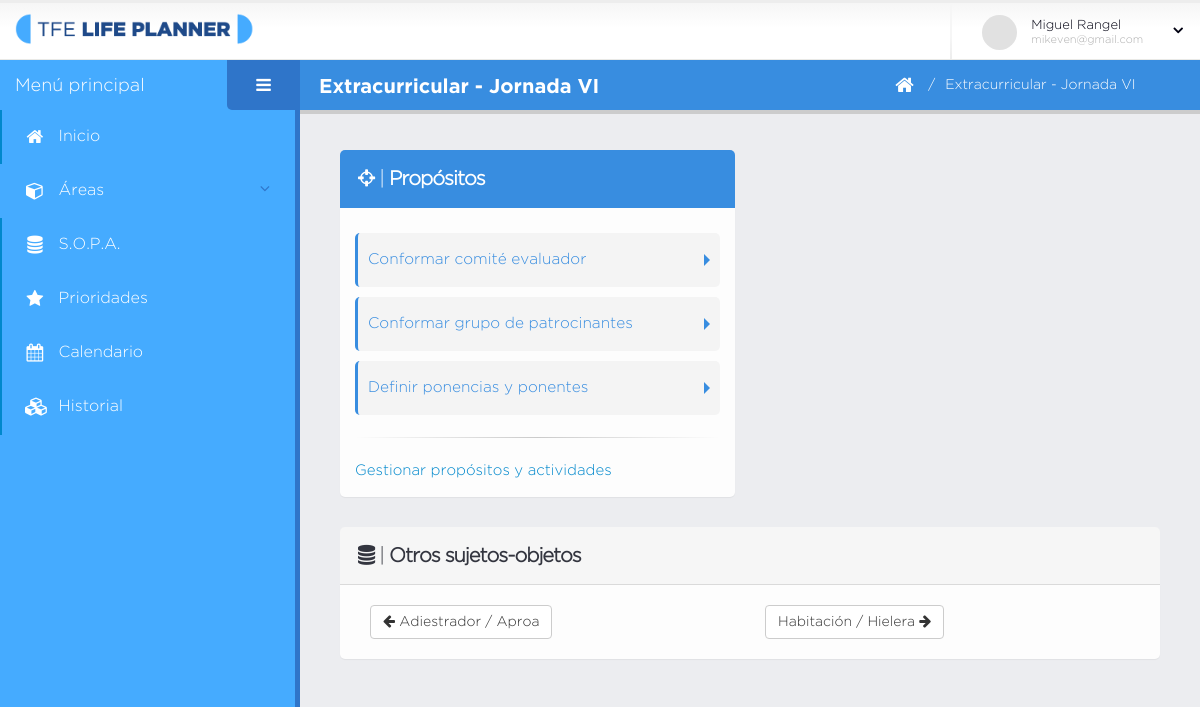
Page /actividad.php?ids=12&ido=13 (signed in) on the committed database.
### tables this page shows
CREATE TABLE `sujeto_objeto` (
  `id` int(11) NOT NULL,
  `sujeto_id` int(11) NOT NULL,
  `objeto_id` int(11) NOT NULL,
  `area_id` int(11) NOT NULL,
  `sesion_id` int(11) NOT NULL,
  `creado` datetime DEFAULT NULL
);

CREATE TABLE `sujeto` (
  `id` int(11) NOT NULL,
  `nombre` varchar(140) NOT NULL,
  `creado` datetime DEFAULT NULL,
  `modificado` datetime DEFAULT NULL,
  `usuario_id` int(11) NOT NULL
);

CREATE TABLE `objeto` (
  `id` int(11) NOT NULL,
  `nombre` varchar(140) NOT NULL,
  `creado` datetime DEFAULT NULL,
  `modificado` datetime DEFAULT NULL,
  `usuario_id` int(11) NOT NULL
);

CREATE TABLE `proposito` (
  `id` int(11) NOT NULL,
  `descripcion` varchar(250) NOT NULL,
  `creado` datetime DEFAULT NULL,
  `modificado` datetime DEFAULT NULL,
  `sujeto_objeto_id` int(11) NOT NULL
);

### database/data-sujeto-objeto.php (called while the page is built, shortened)
<?php
	function obtenerSujetoObjetoPorids( $dbh, $ids, $ido ){
		$q = "select so.id as id_so, s.id as idsujeto, s.nombre nsujeto, o.id as idobjeto,
		o.nombre as nobjeto from sujeto_objeto so, sujeto s, objeto o
		where s.id = so.sujeto_id and o.id = so.objeto_id and s.id = $ids and o.id = $ido";
		$data = mysqli_fetch_array( mysqli_query( $dbh, $q ) );
		return $data;
	}
?>

### database/data-proposito.php (called while the page is built, shortened)
<?php
	function obtenerPropositosSujetoObjeto( $dbh, $ids, $ido ){
		$q = "select p.id as id, p.descripcion as descripcion
		from proposito p, sujeto s, objeto o, sujeto_objeto so where p.sujeto_objeto_id = so.id
		and s.id = so.sujeto_id and o.id = so.objeto_id and s.id = $ids and o.id = $ido";
		return obtenerListaRegistros( mysqli_query( $dbh, $q ) );
	}
?>

### database/bd.php (called while the page is built, shortened)
<?php
	function obtenerListaRegistros( $data ){
		$lista_c = array();
		if( $data ){
			while( $c = mysqli_fetch_array( $data ) ){
				$lista_c[] = $c;
			}
		}
		return $lista_c;
	}
?>

### database/data-actividad.php (called while the page is built, shortened)
<?php
	function obtenerListaActividades( $dbh, $idp ){
		$q = "select * from actividad where proposito_id = $idp";
		return obtenerListaRegistros( mysqli_query( $dbh, $q ) );
	}
?>

### database/data-sopa.php (called while the page is built, shortened)
<?php
	function obtenerIndiceSOPAPorUsuario( $dbh, $idu ){
		$q = "select DISTINCT s.id, o.id, s.id as idsujeto, s.nombre nsujeto,
		o.id as idobjeto, o.nombre as nobjeto
		from sujeto_objeto so, sujeto s, objeto o, usuario u, sesion ss
		where s.id = so.sujeto_id and o.id = so.objeto_id and so.sesion_id = ss.id
		and ss.usuario_id = u.id and u.id = $idu order by nsujeto ASC, nobjeto ASC";
		return obtenerListaRegistros( mysqli_query( $dbh, $q ) );
	}
?>

### fn/fn-sujeto-objeto.php (called while the page is built)
<?php
  function obtenerSOAntSig( $lista, $ids, $ido ){
    $i = 0;
    $reg["ant"] = $reg["sig"] = NULL;
    foreach ( $lista  as $so ) {
      if( ( $so["idsujeto"] == $ids ) && ( $so["idobjeto"] == $ido ) ){
        if( isset( $lista[$i-1] ) )
          $reg["ant"] = $lista[$i-1];
        if( isset( $lista[$i+1] ) )
          $reg["sig"] = $lista[$i+1];
      }
      $i++;
    }
    return $reg;
  }
?>

### secciones/sopa/panel_propositos_so.php (the view, shortened to what this page needs)
<section class="panel panel-primary">
	<header class="panel-heading">
		<h2 class="panel-title">
			<i class="fa fa-crosshairs"></i> |
			<strong >Propósitos</strong>
		</h2>
	</header>
	<div class="panel-body">
		<div class="widget-summary">
			<div class="widget-summary-col">
				<div class="summary">
					<div class="info">
						<div class="toggle" data-plugin-toggle data-plugin-options='{ "isAccordion": true }'>
							<?php
								foreach ( $propositos as $p ) {
									$actividades = obtenerListaActividades( $dbh, $p["id"] );
									if( count( $actividades ) > 0 ){
							?>
							<section class="toggle">
								<label><?php echo $p["descripcion"] ?></label>
							</section>
							<?php
								 	}
								}
							?>
						</div>
					</div>
					<hr>
					<a href="<?php echo $lnk_gestion_pa ?>">
					Gestionar propósitos y actividades</a>
				</div>
			</div>
		</div>
	</div>
</section>

### secciones/titulo_pagina.php
<header class="page-header">
	<h2><?php echo $titulo_pagina; ?></h2>
	<div class="right-wrapper pull-right">
		<ol class="breadcrumbs">
			<li>
				<a href="home.php">
					<i class="fa fa-home"></i>
				</a>
			</li>
			<li><span><?php echo $breadcrumb; ?></span></li>
		</ol>
		<a class="sidebar-right-toggle" data-open=""></a>
	</div>
</header>

### secciones/sopa/nav_sujetos_objetos.php
<?php
	$ant = $so_ant_sig["ant"];
	$sig = $so_ant_sig["sig"];
	$lnk_a = "ids=$ant[idsujeto]&ido=$ant[idobjeto]";
	$lnk_s = "ids=$sig[idsujeto]&ido=$sig[idobjeto]";
?>
<section class="panel panel-heading-transparent">
	<header class="panel-heading">
		<h2 class="panel-title">
			<i class="fa fa-database"></i> |
			<strong >Otros sujetos-objetos</strong>
		</h2>
	</header>
	<div class="panel-body">
		<div class="col-md-6 col-sm-6 col-xs-12">
			<?php if( $ant != NULL ) { ?>
			<a href="actividad.php?<?php echo $lnk_a?>">
			<button type="button" class="mb-xs mt-xs mr-xs btn btn-default">
				<i class="fa fa-arrow-left"></i>
				<?php echo $ant["nsujeto"]." / ".$ant["nobjeto"]; ?>
			</button>
			</a>
			<?php } ?>
		</div>
		<div class="col-md-6 col-sm-6 col-xs-12">
			<?php if( $sig != NULL ) { ?>
			<a href="actividad.php?<?php echo $lnk_s?>">
			<button type="button" class="mb-xs mt-xs mr-xs btn btn-default">
				<?php echo $sig["nsujeto"]." / ".$sig["nobjeto"]; ?>
				<i class="fa fa-arrow-right"></i>
			</button>
			</a>
			<?php } ?>
		</div>
	</div>
</section>

### assets/stylesheets/skins/default.css (style rules this page uses)
a, .btn-link { color: #0088cc; }
html .panel-primary .panel-heading { background: #388de0; border-color: #388de0; }
.toggle label { border-left-color: #388de0; color: #388de0; }

### rows in the picture
sujeto_objeto: sujeto.nombre "Extracurricular - Jornada VI"
proposito: descripcion "Conformar comité evaluador"
proposito: descripcion "Conformar grupo de patrocinantes"
proposito: descripcion "Definir ponencias y ponentes"
sujeto: nombre "Adiestrador"
objeto: nombre "Aproa"
sujeto: nombre "Habitación"
objeto: nombre "Hielera"

### other values in the picture
$usuario["nombre"] "Miguel Rangel"
$usuario["email"] "mikeven@gmail.com"
